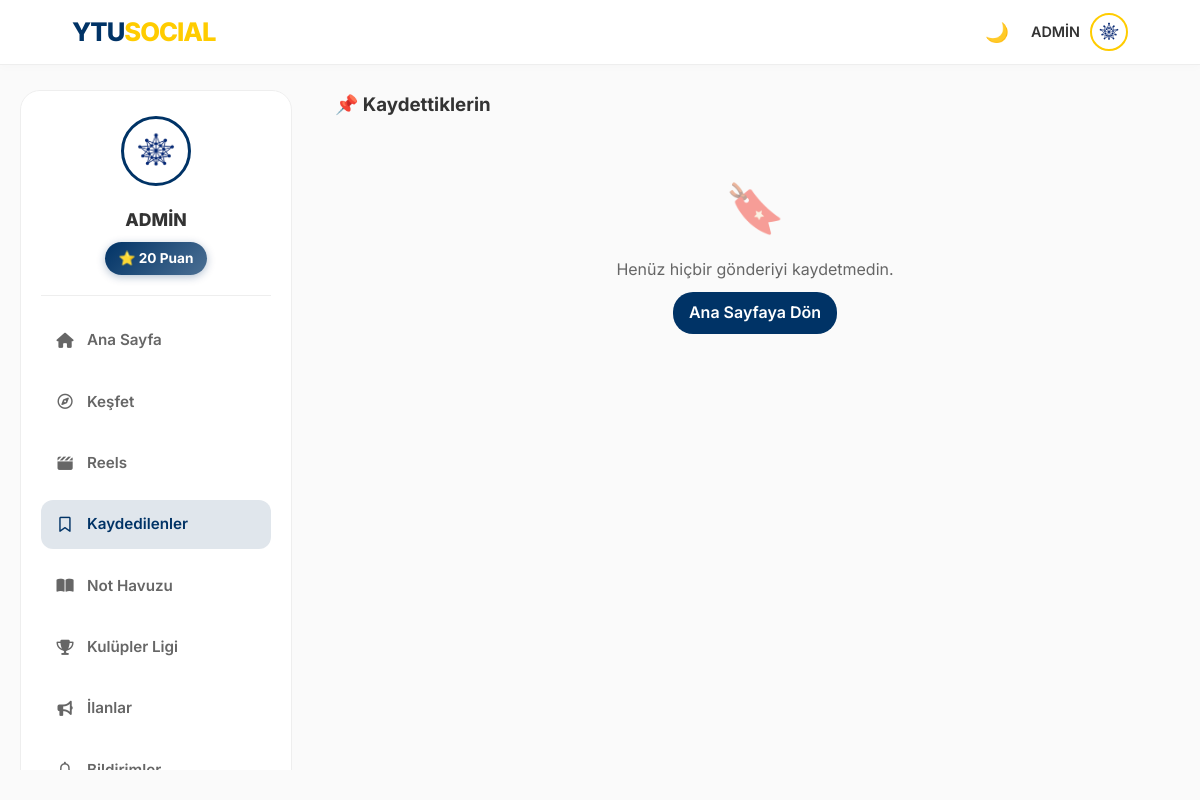
The app's page /saved (signed in) with its own data.
### models.py (models this page shows, shortened)
class User(UserMixin, db.Model):
    id = db.Column(db.Integer, primary_key=True)
    email = db.Column(db.String(120), unique=True, nullable=False)
    password = db.Column(db.String(200), nullable=False)
    username = db.Column(db.String(50), nullable=True)
    handle = db.Column(db.String(30), unique=True, nullable=True)
    stories = db.relationship('Story', backref='author', lazy=True)
    is_admin = db.Column(db.Boolean, default=False)
    is_moderator = db.Column(db.Boolean, default=False)
    department = db.Column(db.String(100), nullable=True)
    score = db.Column(db.Integer, default=0)
    bio = db.Column(db.String(200), nullable=True)
    profile_pic = db.Column(db.String(200), default='img/default_avatar.png')
    is_verified = db.Column(db.Boolean, default=False)
    otp_code = db.Column(db.String(6))
    ban_expiration = db.Column(db.DateTime, nullable=True)
    is_banned = db.Column(db.Boolean, default=False)
    posts = db.relationship('Post', backref='author', lazy=True)
    image_file = db.Column(db.String(255), nullable=True)
    comments = db.relationship('Comment', backref='author', lazy=True)
    messages_sent = db.relationship('Message', foreign_keys='Message.sender_id', backref='sender', lazy='dynamic')
    messages_received = db.relationship('Message', foreign_keys='Message.recipient_id', backref='recipient', lazy='dynamic')
    saved_posts = db.relationship('SavedPost', back_populates='user', lazy=True, cascade="all, delete-orphan")
    followed = db.relationship(
        'User', secondary=followers,
        primaryjoin=(followers.c.follower_id == id),
        secondaryjoin=(followers.c.followed_id == id),
        backref=db.backref('followers', lazy='dynamic'), lazy='dynamic'
    )
    blocking = db.relationship(
        'User', secondary=blocked_users,
        primaryjoin=(blocked_users.c.blocker_id == id),
        secondaryjoin=(blocked_users.c.blocked_id == id),
        backref=db.backref('blocked_by', lazy='dynamic'), lazy='dynamic'
    )

### routes/main.py (the view)
@main.route('/saved')
@login_required
def saved_posts_list():
    posts = [saved.post for saved in current_user.saved_posts if saved.post]
    posts.reverse()
    return render_template('saved_posts.html', posts=posts)

### models.py (called while the page is built)
@login_manager.user_loader
def load_user(user_id):
    return User.query.get(int(user_id))

### utils.py (called while the page is built)
def get_trending_hashtags():
    from models import Post
    posts = Post.query.with_entities(Post.content).all()
    hashtags = {}
    for post in posts:
        if post.content:
            found_tags = set(re.findall(r"#(\w+)", post.content.lower()))
            for tag in found_tags:
                hashtags[tag] = hashtags.get(tag, 0) + 1
    sorted_tags = sorted(hashtags.items(), key=lambda x: x[1], reverse=True)
    return sorted_tags[:5]

### templates/saved_posts.html (shortened to what this page needs)
<!DOCTYPE html>
<html lang="tr">
<head>
    <link rel="stylesheet" href="/static/style.css">
    <link href="https://cdnjs.cloudflare.com/ajax/libs/font-awesome/6.4.0/css/all.min.css" rel="stylesheet">
</head>
<body>
    {% include 'navbar_partial.html' ignore missing %}
    <div class="main-layout" style="grid-template-columns: 280px 1fr;">
        {% include 'sidebar_partial.html' %}
        <main>
            <h3 style="margin-bottom: 20px; color: var(--text-color); padding-left: 5px;">📌 Kaydettiklerin</h3>
            {% for post in posts %}
            {% if post %}
            <div class="post-card">
                {% if post.repost_of %}
                <div class="repost-header">
                    <span>🔁</span>
                    <b>{{ post.author.username or 'Bir Yıldızlı' }}</b> yeniden gönderdi
                </div>
                {% endif %}
                {% set display_post = post.repost_of if post.repost_of else post %}
                <div class="post-header">
                    <div class="post-author-info">
                        <img src="/static/{{ display_post.author.profile_pic }}" class="post-avatar">
                        <div>
                            <a href="{{ url_for('main.user_profile', handle=display_post.author.handle) }}" class="post-author-link">
                                <strong class="post-author-name">{{ display_post.author.username }}</strong>
                            </a>
                            <span class="post-author-dept">{{ display_post.author.department or 'Bölüm Yok' }}</span>
                        </div>
                    </div>
                    <small class="post-time">{{ display_post.date_posted.strftime('%H:%M') }}</small>
                </div>
                <div class="post-text">{{ display_post.content }}</div>
                {% if display_post.image_file %}
                <div class="post-image-container">
                    {% if display_post.is_video() %}
                        <video controls class="post-image" style="background: black;">
                            <source src="/static/post_images/{{ display_post.image_file }}" type="video/mp4">
                            Tarayıcınız video oynatmayı desteklemiyor.
                        </video>
                    {% else %}
                        <img src="/static/post_images/{{ display_post.image_file }}" class="post-image" onclick="openLightbox(this.src)">
                    {% endif %}
                </div>
                {% endif %}
                <div class="post-actions">
                    <span class="action-item" onclick="likePost('{{ display_post.id }}', this)">
                        {% if current_user in display_post.liked_by %}
                        <i class="fa-solid fa-heart" style="color: #ff4757;"></i>
                        {% else %}
                        <i class="fa-regular fa-heart"></i>
                        {% endif %}
                        <span class="like-count">{{ display_post.liked_by|length }}</span>
                    </span>
                    <a href="{{ url_for('main.index') }}#post-content-{{ display_post.id }}" class="action-item" style="text-decoration: none;">
                        <i class="fa-regular fa-comment"></i> Yorumlar
                    </a>
                    <span class="action-item" onclick="savePost('{{ display_post.id }}', this)">
                        <span class="save-icon" style="color: var(--ytu-lacivert); font-weight:bold;"><i class="fa-solid fa-bookmark"></i> Kaydedildi</span>
                    </span>
                </div>
            </div>
            {% endif %}
            {% else %}
            <div class="empty-state">
                <div style="font-size: 3rem; margin-bottom: 10px; opacity: 0.5;">🔖</div>
                <p>Henüz hiçbir gönderiyi kaydetmedin.</p>
                <a href="/" class="btn-vote" style="text-decoration: none; display:inline-block; margin-top:10px;">Ana Sayfaya Dön</a>
            </div>
            {% endfor %}
        </main>
    </div>
</body>
</html>

### templates/navbar_partial.html (shortened to what this page needs)
<nav class="navbar">
    <div class="nav-left">
        <a href="/" class="nav-logo">YTU<span>SOCIAL</span></a>
    </div>
    <div class="nav-right">
        <button type="button" onclick="toggleDarkMode()" id="theme-btn" title="Temayı Değiştir" style="background:none; border:none; cursor:pointer; font-size:1.2rem;">
            🌙
        </button>
        {% if current_user.is_authenticated %}
            <div class="nav-items" id="mobile-menu">
                <div class="profile-menu" onclick="toggleProfileDropdown()">
                    <span style="font-weight: 600; font-size: 0.9rem;">{{ current_user.username }}</span>
                    <img src="/static/{{ current_user.profile_pic }}" class="nav-avatar" alt="Profil">
                </div>
            </div>
        {% else %}
            <div class="nav-auth-actions">
                <a href="{{ url_for('auth.login', next=request.path) }}" class="nav-auth-btn nav-auth-btn-secondary">Giriş Yap</a>
                <a href="{{ url_for('auth.register', next=request.path) }}" class="nav-auth-btn nav-auth-btn-primary">Kayıt Ol</a>
            </div>
        {% endif %}
    </div>
</nav>

### templates/sidebar_partial.html (shortened to what this page needs)
{% if current_user.is_authenticated %}
{% set endpoint = request.endpoint or '' %}
{% set active_style = 'background-color: rgba(var(--ytu-lacivert-rgb), 0.12); color: var(--ytu-lacivert);' %}
{% set active_home = endpoint == 'main.index' %}
{% set active_explore = endpoint in ['main.explore', 'main.trending_full_list'] %}
{% set active_reels = endpoint == 'main.reels' %}
{% set active_saved = endpoint == 'main.saved_posts_list' %}
{% set active_notes = endpoint == 'main.notes_pool' %}
{% set active_clubs = endpoint in ['main.clubs_full_list', 'main.club_detail'] %}
{% set active_adverts = endpoint == 'main.adverts' %}
{% set active_notifications = endpoint == 'main.notifications' %}
<aside class="left-sidebar sticky-sidebar">
    <div style="background: var(--card-bg); border-radius: 20px; padding: 25px 20px; border: 1px solid var(--border-color);">
        <div style="text-align: center; margin-bottom: 20px; padding-bottom: 20px; border-bottom: 1px solid var(--border-color);">
            <img src="/static/{{ current_user.profile_pic }}" style="width: 70px; height: 70px; border-radius: 50%; border: 3px solid var(--ytu-lacivert); object-fit: cover; margin-bottom: 12px;">
            <h3 style="font-size: 1.1rem; font-weight: 800; color: var(--text-color); margin: 0 0 8px 0;">{{ current_user.username }}</h3>
            <span style="background: linear-gradient(135deg, var(--ytu-lacivert), rgba(var(--ytu-lacivert-rgb), 0.7)); color: white; display: inline-block; padding: 6px 14px; border-radius: 20px; font-weight: 700; font-size: 0.85rem; box-shadow: 0 2px 8px rgba(var(--ytu-lacivert-rgb), 0.3);">⭐ {{ current_user.score }} Puan</span>
        </div>
        <nav style="display: flex; flex-direction: column; gap: 8px;">
            <a href="{{ url_for('main.index') }}" class="sidebar-link" style="display: flex; align-items: center; gap: 12px; padding: 12px 14px; border-radius: 12px; color: var(--text-muted); text-decoration: none; font-weight: 600; font-size: 0.95rem; transition: all 0.2s;{% if active_home %} {{ active_style }}{% endif %}"><i class="fa-solid fa-house" style="width: 20px; text-align: center;"></i> Ana Sayfa</a>
            <a href="{{ url_for('main.explore') }}" class="sidebar-link" style="display: flex; align-items: center; gap: 12px; padding: 12px 14px; border-radius: 12px; color: var(--text-muted); text-decoration: none; font-weight: 600; font-size: 0.95rem; transition: all 0.2s;{% if active_explore %} {{ active_style }}{% endif %}"><i class="fa-regular fa-compass" style="width: 20px; text-align: center;"></i> Keşfet</a>
            <a href="{{ url_for('main.reels') }}" class="sidebar-link" style="display: flex; align-items: center; gap: 12px; padding: 12px 14px; border-radius: 12px; color: var(--text-muted); text-decoration: none; font-weight: 600; font-size: 0.95rem; transition: all 0.2s;{% if active_reels %} {{ active_style }}{% endif %}"><i class="fa-solid fa-clapperboard" style="width: 20px; text-align: center;"></i> Reels</a>
            <a href="{{ url_for('main.saved_posts_list') }}" class="sidebar-link" style="display: flex; align-items: center; gap: 12px; padding: 12px 14px; border-radius: 12px; color: var(--text-muted); text-decoration: none; font-weight: 600; font-size: 0.95rem; transition: all 0.2s;{% if active_saved %} {{ active_style }}{% endif %}"><i class="fa-regular fa-bookmark" style="width: 20px; text-align: center;"></i> Kaydedilenler</a>
            <a href="{{ url_for('main.notes_pool') }}" class="sidebar-link" style="display: flex; align-items: center; gap: 12px; padding: 12px 14px; border-radius: 12px; color: var(--text-muted); text-decoration: none; font-weight: 600; font-size: 0.95rem; transition: all 0.2s;{% if active_notes %} {{ active_style }}{% endif %}"><i class="fa-solid fa-book-open" style="width: 20px; text-align: center;"></i> Not Havuzu</a>
            <a href="{{ url_for('main.clubs_full_list') }}" class="sidebar-link" style="display: flex; align-items: center; gap: 12px; padding: 12px 14px; border-radius: 12px; color: var(--text-muted); text-decoration: none; font-weight: 600; font-size: 0.95rem; transition: all 0.2s;{% if active_clubs %} {{ active_style }}{% endif %}"><i class="fa-solid fa-trophy" style="width: 20px; text-align: center;"></i> Kulüpler Ligi</a>
            <a href="{{ url_for('main.adverts') }}" class="sidebar-link" style="display: flex; align-items: center; gap: 12px; padding: 12px 14px; border-radius: 12px; color: var(--text-muted); text-decoration: none; font-weight: 600; font-size: 0.95rem; transition: all 0.2s;{% if active_adverts %} {{ active_style }}{% endif %}"><i class="fa-solid fa-bullhorn" style="width: 20px; text-align: center;"></i> İlanlar</a>
            <a href="{{ url_for('main.notifications') }}" class="sidebar-link" style="display: flex; align-items: center; gap: 12px; padding: 12px 14px; border-radius: 12px; color: var(--text-muted); text-decoration: none; font-weight: 600; font-size: 0.95rem; transition: all 0.2s;{% if active_notifications %} {{ active_style }}{% endif %}">
                <i class="fa-regular fa-bell" style="width: 20px; text-align: center;"></i> Bildirimler
            </a>
        </nav>
    </div>
</aside>
{% endif %}

### records on screen
User: username "ADMİN", profile_pic (picture), score "20"
